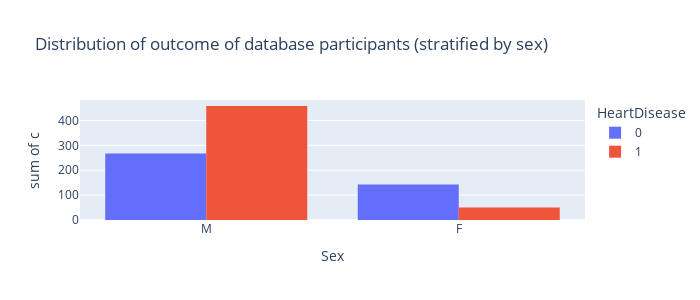

The notebook cell this image was saved under:
### Code cell
fig = px.histogram(df_copy, x="Sex", y="c",
             color='HeartDisease', barmode='group',
             title="Distribution of outcome of database participants (stratified by sex)")
fig.update_layout(width=700, height=300)

fig.show()

### Figure 1 — Plotly figure (JSON) as saved in the notebook; plotly's stock layout.template omitted (floating-point values rounded to 4 significant figures; data arrays with more than 128 entries replaced by an {"elided": "..."} marker saying what was removed)
{"data": [{"alignmentgroup": "True", "bingroup": "x", "histfunc": "sum", "hovertemplate": "HeartDisease=0<br>Sex=%{x}<br>sum of c=%{y}<extra></extra>", "legendgroup": "0", "marker": {"color": "#636efa", "pattern": {"shape": ""}}, "name": "0", "offsetgroup": "0", "orientation": "v", "showlegend": true, "type": "histogram", "x": {"elided": "410 str values"}, "xaxis": "x", "y": {"elided": "410 int values"}, "yaxis": "y"}, {"alignmentgroup": "True", "bingroup": "x", "histfunc": "sum", "hovertemplate": "HeartDisease=1<br>Sex=%{x}<br>sum of c=%{y}<extra></extra>", "legendgroup": "1", "marker": {"color": "#EF553B", "pattern": {"shape": ""}}, "name": "1", "offsetgroup": "1", "orientation": "v", "showlegend": true, "type": "histogram", "x": {"elided": "508 str values"}, "xaxis": "x", "y": {"elided": "508 int values"}, "yaxis": "y"}], "layout": {"barmode": "group", "height": 300, "legend": {"title": {"text": "HeartDisease"}, "tracegroupgap": 0}, "title": {"text": "Distribution of outcome of database participants (stratified by sex)"}, "width": 700, "xaxis": {"anchor": "y", "autorange": true, "domain": [0, 1], "range": [-0.5, 1.5], "title": {"text": "Sex"}, "type": "category"}, "yaxis": {"anchor": "x", "autorange": true, "domain": [0, 1], "range": [0, 482.1], "title": {"text": "sum of c"}, "type": "linear"}}}
